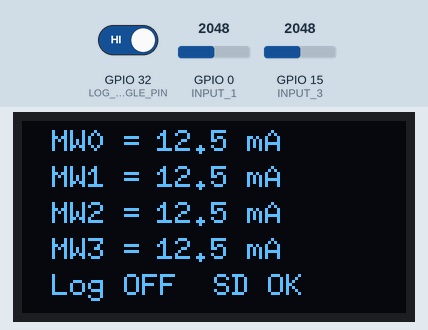
Recording of a program running on a simulated ESP32. Shown: 128×64 one-colour display. The inputs (shaded band) are chosen by the test bench; at power-on: GPIO 32 (LOG_TOGGLE_PIN) HIGH, GPIO 0 (INPUT_1) = 2048, GPIO 15 (INPUT_3) = 2048 (analog values on the 0–4095 scale). Storage starts empty; what the program prints to the serial monitor is not drawn.

Above: at 1.7 s.
1.8 s: GPIO 32 (LOG_TOGGLE_PIN) driven LOW
At 2.5 s:
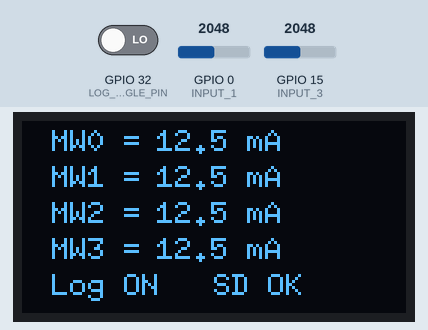
3.3 s: GPIO 0 (INPUT_1) set to 2866
At 3.6 s:
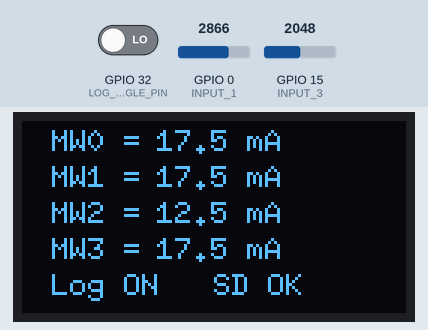
4.8 s: GPIO 15 (INPUT_3) set to 2866
At 6.0 s:
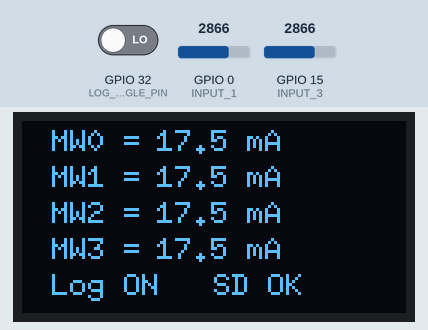
6.3 s: GPIO 0 (INPUT_1) set to 3603
At 7.3 s:
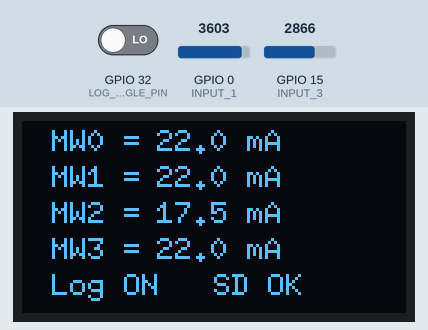
7.8 s: GPIO 15 (INPUT_3) set to 3603
At 8.8 s:
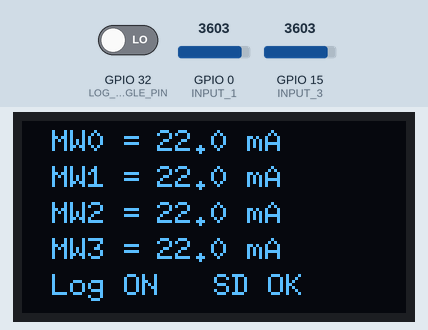
9.3 s: GPIO 0 (INPUT_1) set to 4095
At 9.8 s:
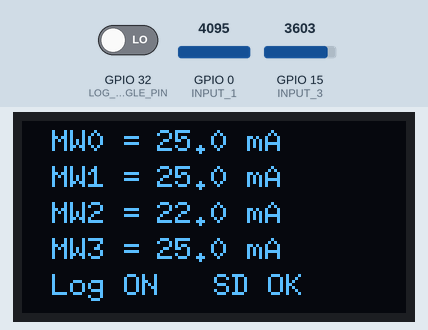
Timing chart, 0 to 11.8 s (numbered marks = the images above; inputs shaded):
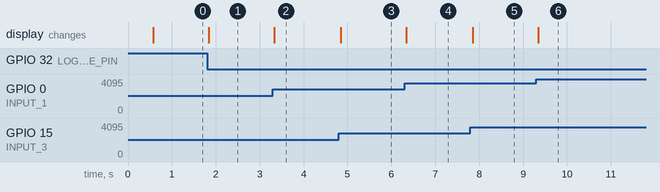

Measured:
- after the input at 1.8 s, the display: changes at once (image 1)
- after the input at 3.3 s, the display: changes at once (image 2)
- after the input at 4.8 s, the display: changes at once (image 3)
- after the input at 6.3 s, the display: changes at once (image 4)
- after the input at 7.8 s, the display: changes after 0.05 s (image 5)
- after the input at 9.3 s, the display: changes after 0.05 s (image 6)

The program:

main.cpp
```cpp
#include <Arduino.h>
#include <Wire.h>

#include "logfile.h"
#include "display.h"

#define PROCESSING_INTERVAL 1 // Log-Intervall in Sekunden
#define INTERVAL PROCESSING_INTERVAL * 1000

// Hier die Analog Pins eintragen, an denen die Messwerte erhoben werden.
#define INPUT_1 0
#define INPUT_2 0
#define INPUT_3 15
#define INPUT_4 0

#define LOG_TOGGLE_PIN 32
#define CS_PIN (uint8_t)5
// rechnet sensorwert in mA um
#define INT_TO_MIL_AMPS(x) ((x) * 0.006103515625)

// status, ob auf sd karte geschrieben werden soll
bool logToSD = false;
bool sdStatus = false;
// zeit (in ms seit programmstart) zu der der letzte logeintrag erfolgt ist
unsigned long lastWrite = 0;

/**
 * Wird aufgerufen, wenn bei Pin 5 das Signal von HIGH auf LOW wechselt.
 */
void toggleSDLogging() {
    logToSD = !logToSD;
}

/**
 * Rechnet double-messwert in "string" um.
 * @param value messwert
 * @return string-repräsentation des messwertes
 */
char* doubleToLogMessage(double value) {
    char *result = (char*) malloc(5*sizeof(char));
    dtostrf(value, 4, 1, result);
    return result;
}

void setup() {
    analogReadResolution(12);
    Serial.begin(115200);
    initializeDisplay();
    if(initializeLogfile(CS_PIN, Serial)) {
        // TODO error
        sdStatus = true;
    }
    pinMode(LOG_TOGGLE_PIN, INPUT_PULLUP);
    // registriert den interrupt handler "toggleSDLogging" für pin 32
    attachInterrupt(digitalPinToInterrupt(LOG_TOGGLE_PIN), toggleSDLogging, FALLING);
}

void loop() {
    double sensorData[4];
    sensorData[0] = INT_TO_MIL_AMPS(analogRead(INPUT_1));
    sensorData[1] = INT_TO_MIL_AMPS(analogRead(INPUT_2));
    sensorData[2] = INT_TO_MIL_AMPS(analogRead(INPUT_3));
    sensorData[3] = INT_TO_MIL_AMPS(analogRead(INPUT_4));
    // und so weiter, die pins sind allerdings komisch benannt?

    // legt 4 addressen zu strings an
    char* dataString[4];

    // generiert den string und speichert dessen addresse
    // für jeden messwert
    for(int i = 0; i < 4; i++) {
        dataString[i] = doubleToLogMessage(sensorData[i]);
    }

    // schreiben auf sd karte
    if(logToSD) {
        if((millis() - lastWrite > INTERVAL)) {
            lastWrite = millis();
            char *fullMessage = (char*) malloc(5*4*sizeof(char));
            sprintf(fullMessage, "%s;%s;%s;%s", dataString[0], dataString[1], dataString[2], dataString[3]);
            writeLogEntry(fullMessage);
        }
    }

    // anzeige der sensordaten auf display
    displaySensorData(dataString, logToSD, sdStatus);
}
```

display.cpp
```cpp
#include "display.h"

#include <U8g2lib.h>

#ifdef U8X8_HAVE_HW_SPI
#include <SPI.h>
#endif

U8G2_SSD1306_128X64_NONAME_1_SW_I2C u8g2(U8G2_R0, /* clock=*/ SCL, /* data=*/ SDA, /* reset=*/ U8X8_PIN_NONE);

void initializeDisplay() {
    u8g2.begin();
}

/**
 * Zeigt Sensordaten auf Display an.
 * @param sensorData array mit strings, die sensorwerte repräsentieren. Muss 4 werte enthalten!
 * @param isLogging einstellung, ob auf SD karte geschrieben wird oder nicht.
 */
void displaySensorData(char **sensorData, bool isLogging, bool sdStatus) {
    u8g2.firstPage();
    do {
        u8g2.setFont(u8g2_font_6x10_tf);

        int y = 10;
        for(int i = 0; i < 4; i++) {
            char label[7];
            sprintf(label, "MW%d = ", i);

            u8g2.drawStr(10, y, label);
            u8g2.drawStr(45, y, sensorData[i]);
            u8g2.drawStr(75, y, "mA");
            y += 12;
        }

        u8g2.drawStr(10,58,isLogging ? "Log ON" : "Log OFF");
        u8g2.drawStr(64, 58, sdStatus ? "SD OK" : "SD BAD");

        /* display uhrzeit + Datum */
//        u8g2.drawStr(10, 60, "Zeit");
//        u8g2.drawStr(50, 60, "Datum");
    } while ( u8g2.nextPage() );
}
```

display.h
```cpp
//
// Created by alex on 13/02/2020.
//

#ifndef LCD_LOGGER_DISPLAY_H
#define LCD_LOGGER_DISPLAY_H

void initializeDisplay();
void displaySensorData(char **sensorData, bool isLogging, bool sdStatus);

#endif //LCD_LOGGER_DISPLAY_H
```

logfile.cpp
```cpp
#include "logfile.h"
#include <SPI.h>
#include <SD.h>

bool initializeLogfile(int pin, HardwareSerial &serial) {
    pinMode(pin, OUTPUT);
    bool status = false;
    do {
        delay(500);
        status = SD.begin(pin);
    } while(!status);
    serial.printf("SD Card: %d | %llu\n", SD.cardType(), SD.cardSize());
    return status;
}

File openFile() {
    File f = SD.open(LOGFILE, FILE_WRITE);
    return f;
}

void writeLogEntry(char* msg) {
    File f = openFile();
    f.println(msg);
    f.close();
}
```

logfile.h
```cpp
#ifndef LCD_LOGGER_LOGFILE_H
#define LCD_LOGGER_LOGFILE_H

#include <HardwareSerial.h>

#define LOGFILE "/log.csv"

bool initializeLogfile(int pin, HardwareSerial &serial);
void writeLogEntry(char* msg);

#endif //LCD_LOGGER_LOGFILE_H
```
